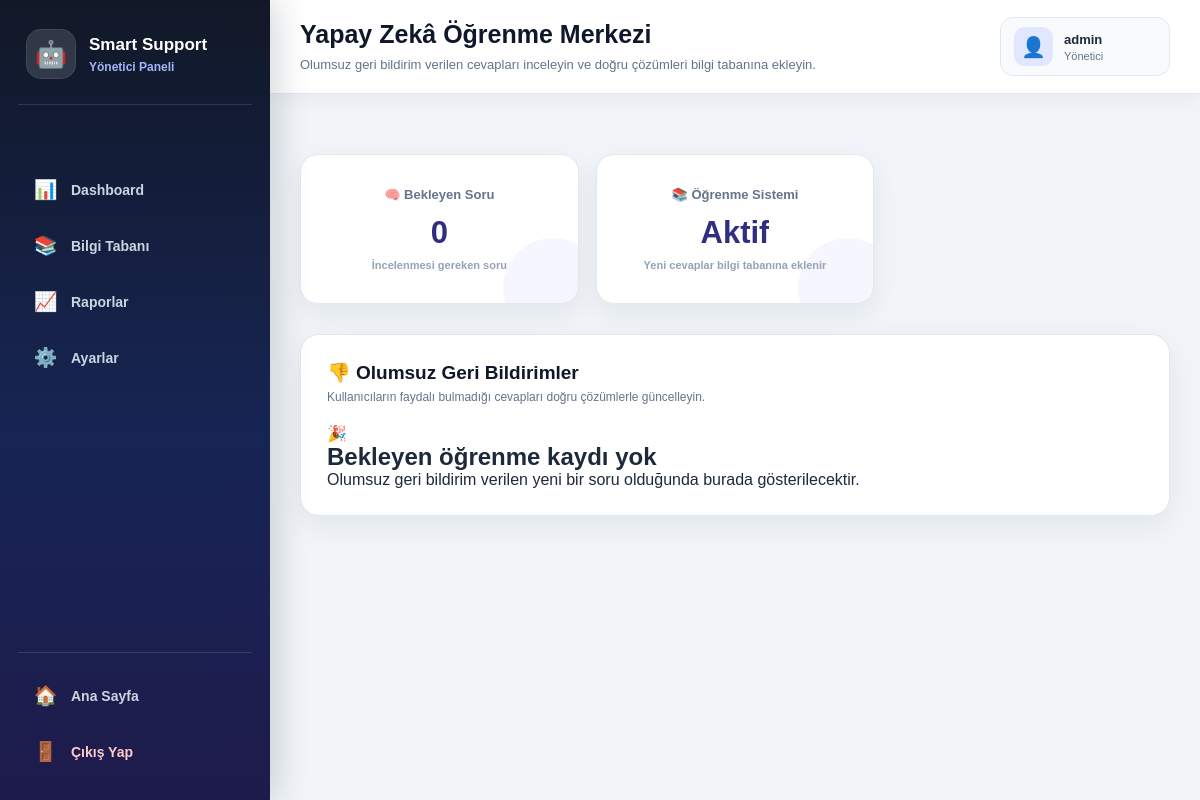
The app's page /admin/learning (signed in), older data.
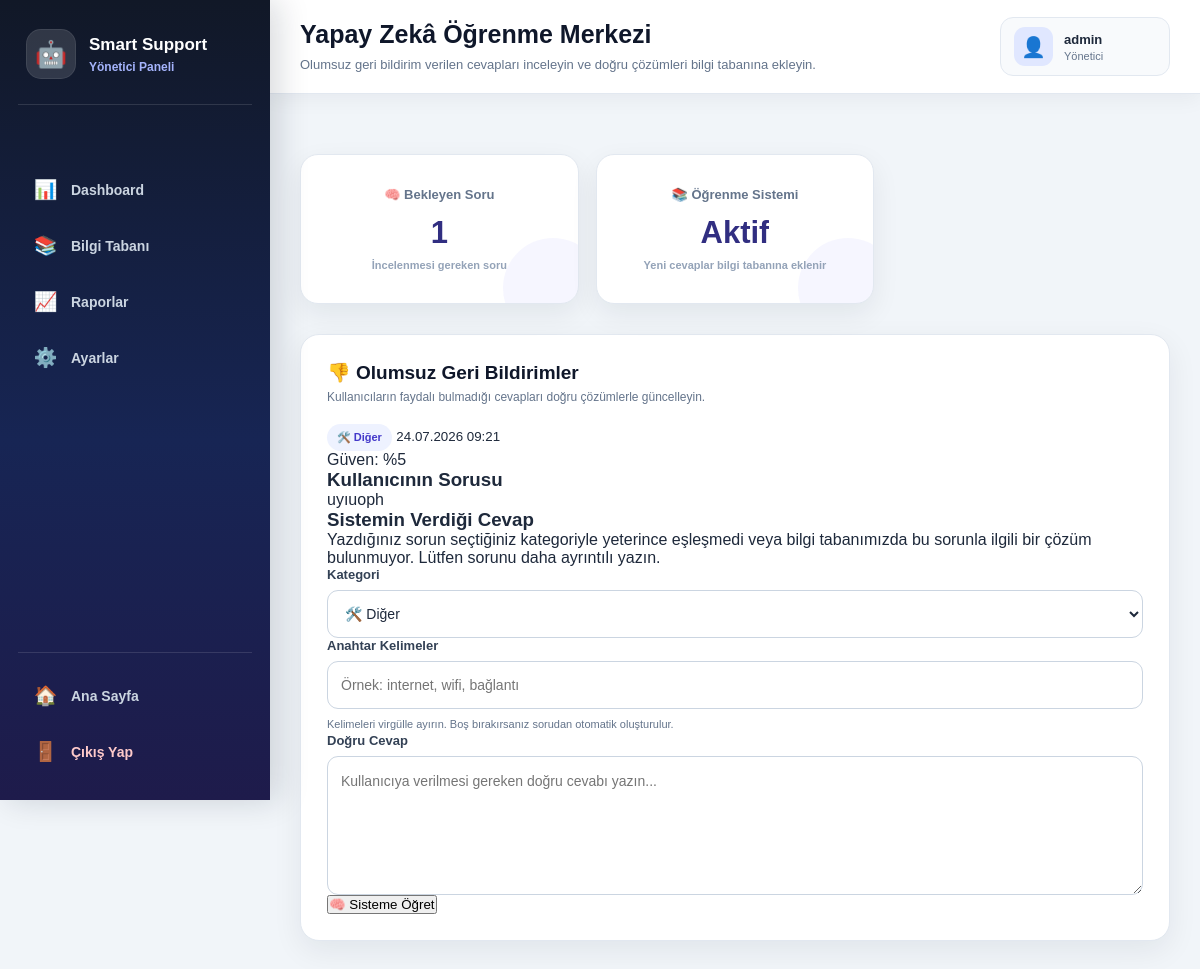
The same page, newer data.
### tables this page shows
CREATE TABLE chats (
                id TEXT PRIMARY KEY,
                question TEXT NOT NULL,
                answer TEXT NOT NULL,
                category TEXT NOT NULL,
                category_name TEXT NOT NULL,
                feedback TEXT,
                created_at TIMESTAMP DEFAULT CURRENT_TIMESTAMP
            , confidence_score INTEGER DEFAULT 0, confidence_level TEXT, matched_question TEXT, suggestion TEXT, match_type TEXT, rating INTEGER);

### backend/app.py (the view)
@app.route("/admin/learning")
@admin_login_required
def admin_learning():
    learning_items = (
        get_learning_center_items()
    )
    settings = load_settings()
    return render_template(
        "admin/learning.html",
        active_page="learning",
        learning_items=learning_items,
        categories=CATEGORIES,
        total_learning_items=len(
            learning_items
        ),
        admin_username=settings.get(
            "admin_username",
            "admin"
        )
    )

### backend/app.py (called while the page is built, shortened)
def admin_login_required(view_function):
    @wraps(view_function)
    def wrapped_view(*args, **kwargs):
        return view_function(
            *args,
            **kwargs
        )
    return wrapped_view

def convert_chat_to_dictionary(chat):
    if isinstance(chat, dict):
        return chat

def prepare_chat_history(chat_history):
    return [
        convert_chat_to_dictionary(chat)
        for chat in chat_history
    ]

def normalize_question_text(text):
    return " ".join(
        str(text).strip().lower().split()
    )

def format_report_date(date_value):
    if not date_value:
        return "-"
    if isinstance(
        date_value,
        datetime
    ):
        return date_value.strftime(
            "%d.%m.%Y %H:%M"
        )
    date_text = str(
        date_value
    )
    date_formats = [
        "%Y-%m-%d %H:%M:%S",
        "%Y-%m-%dT%H:%M:%S",
        "%d.%m.%Y %H:%M"
    ]
    for date_format in date_formats:
        try:
            parsed_date = datetime.strptime(
                date_text,
                date_format
            )
            return parsed_date.strftime(
                "%d.%m.%Y %H:%M"
            )
        except ValueError:
            continue

### backend/database.py (called while the page is built)
def get_connection() -> sqlite3.Connection:
    connection = sqlite3.connect(
        DATABASE_FILE
    )
    connection.row_factory = sqlite3.Row
    return connection

def get_all_chats() -> list[dict[str, Any]]:
    with get_connection() as connection:
        rows = connection.execute(
            """
            SELECT
                id,
                question,
                answer,
                category,
                category_name,
                feedback,
                rating,
                confidence_score,
                confidence_level,
                matched_question,
                suggestion,
                match_type,
                created_at
            FROM chats
            ORDER BY created_at ASC
            """
        ).fetchall()
    return [
        dict(row)
        for row in rows
    ]

### frontend/templates/admin/learning.html (shortened to what this page needs)
{% extends "admin/base.html" %}
{% block page_title %}
    Yapay Zekâ Öğrenme Merkezi
{% endblock %}
{% block page_description %}
    Olumsuz geri bildirim verilen cevapları inceleyin
    ve doğru çözümleri bilgi tabanına ekleyin.
{% endblock %}
{% block content %}
    <section class="admin-dashboard">
        <article class="admin-dashboard-card">
            <h3>
                🧠 Bekleyen Soru
            </h3>
            <strong>
                {{ total_learning_items }}
            </strong>
            <small>
                İncelenmesi gereken soru
            </small>
        </article>
        <article class="admin-dashboard-card">
            <h3>
                📚 Öğrenme Sistemi
            </h3>
            <strong>
                Aktif
            </strong>
            <small>
                Yeni cevaplar bilgi tabanına eklenir
            </small>
        </article>
    </section>
    <section class="admin-content">
        <div class="admin-content-header">
            <div>
                <h2>
                    👎 Olumsuz Geri Bildirimler
                </h2>
                <p>
                    Kullanıcıların faydalı bulmadığı cevapları
                    doğru çözümlerle güncelleyin.
                </p>
            </div>
        </div>
        {% for item in learning_items %}
            <article class="learning-card">
                <div class="learning-card-header">
                    <div>
                        <span class="admin-category-badge">
                            {{ item.category_name }}
                        </span>
                        <small>
                            {{ item.created_at }}
                        </small>
                    </div>
                    <span class="learning-confidence">
                        Güven:
                        %{{ item.confidence_score }}
                    </span>
                </div>
                <div class="learning-question-box">
                    <h3>
                        Kullanıcının Sorusu
                    </h3>
                    <p>
                        {{ item.question }}
                    </p>
                </div>
                <div class="learning-old-answer">
                    <h3>
                        Sistemin Verdiği Cevap
                    </h3>
                    <p>
                        {{ item.answer }}
                    </p>
                </div>
                <form
                    method="POST"
                    action="{{ url_for('add_learning_item') }}"
                    class="learning-form"
                >
                    <div class="admin-form-group">
                        <label>
                            Kategori
                        </label>
                        <select
                            name="category"
                            required
                        >
                            {% for category_key, category_name in categories.items() %}
                                <option
                                    value="{{ category_key }}"
                                    {% if category_key == item.category %}
                                        selected
                                    {% endif %}
                                >
                                    {{ category_name }}
                                </option>
                            {% endfor %}
                        </select>
                    </div>
                    <div class="admin-form-group">
                        <label>
                            Anahtar Kelimeler
                        </label>
                        <input
                            type="text"
                            name="keywords"
                            placeholder="Örnek: internet, wifi, bağlantı"
                        >
                        <small>
                            Kelimeleri virgülle ayırın. Boş bırakırsanız
                            sorudan otomatik oluşturulur.
                        </small>
                    </div>
                    <div class="admin-form-group">
                        <label>
                            Doğru Cevap
                        </label>
                        <textarea
                            name="answer"
                            rows="5"
                            placeholder="Kullanıcıya verilmesi gereken doğru cevabı yazın..."
                            required
                        ></textarea>
                    </div>
                    <button
                        type="submit"
                        class="admin-primary-button"
                    >
                        🧠 Sisteme Öğret
                    </button>
                </form>
            </article>
        {% else %}
            <div class="admin-empty-state">
                <div class="admin-empty-icon">
                    🎉
                </div>
                <h2>
                    Bekleyen öğrenme kaydı yok
                </h2>
                <p>
                    Olumsuz geri bildirim verilen yeni bir soru
                    olduğunda burada gösterilecektir.
                </p>
            </div>
        {% endfor %}
    </section>
{% endblock %}

### frontend/templates/admin/base.html (shortened to what this page needs)
<!DOCTYPE html>
<html lang="tr">
<head>
    <link
        rel="stylesheet"
        href="{{ url_for('static', filename='style.css') }}"
    >
</head>
<body class="admin-layout-page">
    <div class="admin-layout">
        <aside
            class="admin-sidebar"
            id="admin-sidebar"
        >
            <div class="admin-sidebar-brand">
                <div class="admin-sidebar-logo">
                    🤖
                </div>
                <div>
                    <h2>
                        Smart Support
                    </h2>
                    <span>
                        Yönetici Paneli
                    </span>
                </div>
            </div>
            <nav class="admin-sidebar-menu">
                <a
                    href="{{ url_for('admin_panel') }}"
                    class="admin-sidebar-link
                    "
                >
                    <span class="admin-sidebar-icon">
                        📊
                    </span>
                    <span>
                        Dashboard
                    </span>
                </a>
                <a
                    href="{{ url_for('admin_knowledge') }}"
                    class="admin-sidebar-link
                    "
                >
                    <span class="admin-sidebar-icon">
                        📚
                    </span>
                    <span>
                        Bilgi Tabanı
                    </span>
                </a>
                <a
                    href="{{ url_for('admin_reports') }}"
                    class="admin-sidebar-link
                    "
                >
                    <span class="admin-sidebar-icon">
                        📈
                    </span>
                    <span>
                        Raporlar
                    </span>
                </a>
                <a
                    href="{{ url_for('admin_settings') }}"
                    class="admin-sidebar-link
                    "
                >
                    <span class="admin-sidebar-icon">
                        ⚙️
                    </span>
                    <span>
                        Ayarlar
                    </span>
                </a>
            </nav>
            <div class="admin-sidebar-bottom">
                <a
                    href="{{ url_for('home') }}"
                    class="admin-sidebar-link"
                >
                    <span class="admin-sidebar-icon">
                        🏠
                    </span>
                    <span>
                        Ana Sayfa
                    </span>
                </a>
                <a
                    href="{{ url_for('admin_logout') }}"
                    class="admin-sidebar-link admin-sidebar-logout"
                >
                    <span class="admin-sidebar-icon">
                        🚪
                    </span>
                    <span>
                        Çıkış Yap
                    </span>
                </a>
            </div>
        </aside>
        <section class="admin-main-area">
            <header class="admin-topbar">
                <div class="admin-topbar-title">
                    <h1>
                        {% block page_title %}{% endblock %}
                    </h1>
                    <p>
                        {% block page_description %}{% endblock %}
                    </p>
                </div>
                <div class="admin-topbar-user">
                    <div class="admin-topbar-avatar">
                        👤
                    </div>
                    <div>
                        <strong>
                            {{ admin_username }}
                        </strong>
                        <span>
                            Yönetici
                        </span>
                    </div>
                </div>
            </header>
            <main class="admin-page-content">
                {% block content %}
                {% endblock %}
            </main>
        </section>
    </div>
</body>
</html>

Row changes from the older to the newer data that the page shows:
added chats: category_name "🛠️ Diğer", created_at "24.07.2026 09:21", confidence_score "5", question "uyıuoph", answer "Yazdığınız sorun seçtiğiniz kategoriyle yeterince eşleşmedi veya bilgi tabanımızda bu sorunla ilgili bir çözüm bulunmuyor. Lütfen sorunu daha ayrıntılı yazın.", category "🛠️ Diğer"
Text that changed along with them:
{{ total_learning_items }}: "0" → "1"
text no longer shown: "🎉 Bekleyen öğrenme kaydı yok Olumsuz geri bildirim verilen yeni bir soru olduğunda burada gösterilecektir."
